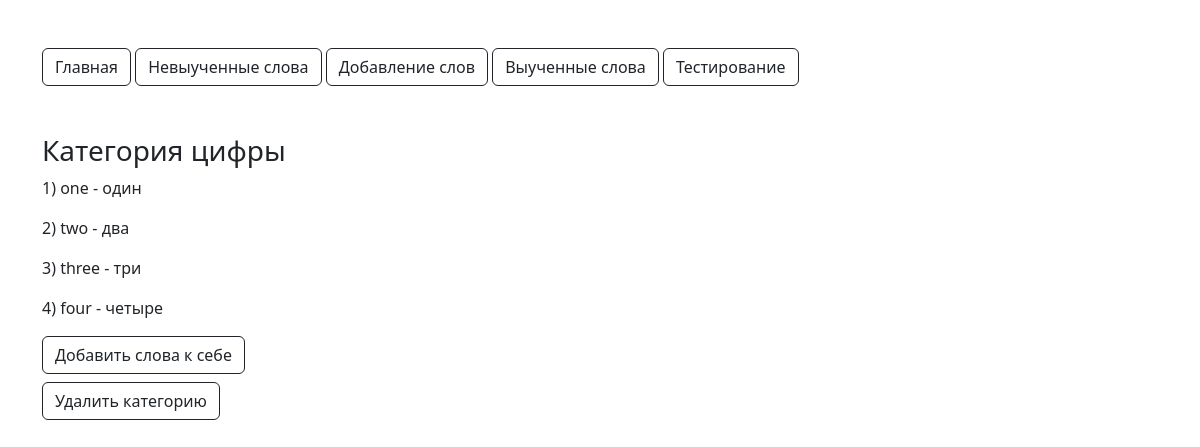
/pages/category.php?category=цифры (signed in), run on the app's committed database.
### tables this page shows
CREATE TABLE `categories_words` (
  `id` int NOT NULL,
  `category` varchar(40) NOT NULL,
  `word` text NOT NULL,
  `translate` text NOT NULL
);

### pages/category.php (the view, shortened to what this page needs)
<!doctype html>
<html lang="en">
<head>
</head>
<body>
    <?php
        require_once "../components/header.php";
        require_once "../settings/db_connect.php";
    $category = $_GET['category'];
    $words = mysqli_fetch_all(mysqli_query($connect, "SELECT * FROM `categories_words` WHERE `category` = '$category'")); ?>
    <h3><?="Категория " . $category?></h3>
    <?php
       for ($i = 0; $i < count($words); $i++) { ?>
           <p><?= $i + 1 . ") " . $words[$i][2] . " -  " . $words[$i][3]?></p>
       <?php
       }
    ?>
    <form action="../scripts/php/user_add_category.php" method="post">
        <button type="submit" class="btn btn-outline-dark mt-2, mb-2">Добавить слова к себе</button>
    </form>
    <?php
    $user_id = $_SESSION['user'];
    $privilege = mysqli_fetch_all(mysqli_query($connect, "SELECT `privilege` FROM `users` WHERE `users`.`id` = '$user_id' AND `privilege` = '1'"));
    if ($privilege) { ?>
    <form action="../scripts/php/delete_words_category.php" method="post">
        <button type="submit" class="btn btn-outline-dark mt-2, mb-2">Удалить категорию</button>
    </form>
    <?php
    }
    ?>
</body>
</html>

### data on the page
categories_words: word "one", translate "один"
categories_words: word "two", translate "два"
categories_words: word "three", translate "три"
categories_words: word "four", translate "четыре"

### other printed values
$category "цифры"
